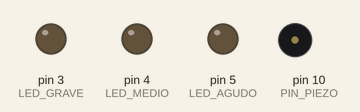
Simulated run of this sketch. Board: Arduino Nano, built with avr-gcc and run on an emulated ATmega328P. On the bench: output pins drawn as LEDs (lit = HIGH), buzzer (waves = sounding).

Above: at 0.1 s.
At 0.58 s:
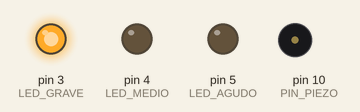
At 0.93 s:
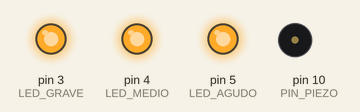
At 18.2 s:
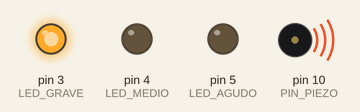
At 26.2 s:
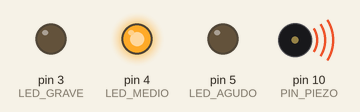
At 31.7 s:
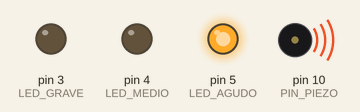
Timing chart, 0 to 40.0 s (numbered marks = the images above):
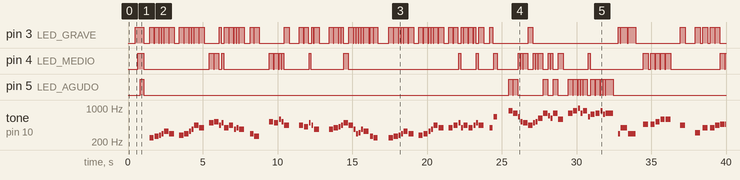

The sketch:

por_una_cabeza_8bit_leds_nano.ino
```cpp
/*
  POR UNA CABEZA - Carlos Gardel
  Adaptación monofónica 8-bit para Arduino Nano
  Generada a partir del MIDI proporcionado.

  El MIDI original contiene melodía armonizada y acompañamiento.
  Esta versión conserva la nota superior de cada acorde como
  línea melódica principal.

  CONEXIONES
  ------------------------------------------------------------
  Piezo pasivo:
    D10 -> resistencia de 100 a 220 ohm -> positivo
    GND -> negativo

  LED grave:
    D3 -> resistencia de 220 a 330 ohm -> ánodo
    cátodo -> GND

  LED medio:
    D4 -> resistencia de 220 a 330 ohm -> ánodo
    cátodo -> GND

  LED agudo:
    D5 -> resistencia de 220 a 330 ohm -> ánodo
    cátodo -> GND

  RANGOS VISUALES
  ------------------------------------------------------------
  Grave: menor que LA#4
  Medio: LA#4 hasta FA#5
  Agudo: SOL5 en adelante

  DURACIÓN APROXIMADA
  ------------------------------------------------------------
  140.0 segundos.

  Se reproduce una vez al encender o presionar RESET.
*/

#include <Arduino.h>
#include <avr/pgmspace.h>

const uint8_t PIN_PIEZO = 10;
const uint8_t LED_GRAVE = 3;
const uint8_t LED_MEDIO = 4;
const uint8_t LED_AGUDO = 5;

// Permite ajustar la velocidad global.
// 100 = velocidad original.
// 110 = 10 % más rápido.
// 90  = 10 % más lento.
const uint16_t VELOCIDAD_PORCENTAJE = 100;

// Límites MIDI elegidos para repartir visualmente los tres LEDs.
const uint8_t LIMITE_MEDIO = 70;  // LA#4
const uint8_t LIMITE_AGUDO = 78;  // FA#5 / SOL5

struct Evento {
  uint8_t notaMidi;
  uint16_t duracionSonido;
  uint16_t duracionPausa;
};

#define E(nota, sonido, pausa) {nota, sonido, pausa}

const Evento POR_UNA_CABEZA[] PROGMEM = {
  E(59, 280, 53),
  E(60, 280, 53),
  E(61, 130, 37),
  E(62, 130, 37),
  E(64, 280, 53),
  E(62, 333, 334),
  E(61, 280, 53),
  E(62, 280, 53),
  E(64, 130, 37),
  E(66, 130, 37),
  E(69, 280, 53),
  E(67, 333, 334),
  E(71, 280, 53),
  E(72, 280, 53),
  E(69, 130, 37),
  E(71, 130, 37),
  E(67, 280, 53),
  E(69, 280, 53),
  E(66, 130, 37),
  E(67, 130, 37),
  E(66, 333, 417),
  E(62, 210, 40),
  E(60, 333, 667),
  E(72, 280, 53),
  E(71, 280, 53),
  E(74, 130, 37),
  E(72, 130, 37),
  E(69, 333, 667),
  E(69, 280, 53),
  E(68, 280, 53),
  E(71, 130, 37),
  E(69, 130, 37),
  E(66, 333, 667),
  E(66, 280, 53),
  E(67, 280, 53),
  E(68, 130, 37),
  E(69, 130, 37),
  E(71, 280, 53),
  E(69, 280, 53),
  E(66, 130, 37),
  E(62, 130, 37),
  E(63, 130, 37),
  E(66, 130, 37),
  E(64, 333, 84),
  E(60, 210, 40),
  E(59, 250, 750),
  E(59, 280, 53),
  E(60, 280, 53),
  E(61, 130, 37),
  E(62, 130, 37),
  E(64, 280, 53),
  E(62, 333, 334),
  E(61, 280, 53),
  E(62, 280, 53),
  E(64, 130, 37),
  E(66, 130, 37),
  E(69, 280, 53),
  E(67, 333, 334),
  E(67, 280, 53),
  E(69, 280, 53),
  E(71, 130, 37),
  E(67, 130, 37),
  E(69, 280, 53),
  E(67, 280, 53),
  E(69, 130, 37),
  E(71, 130, 37),
  E(69, 333, 417),
  E(67, 210, 40),
  E(76, 250, 750),
  E(81, 280, 53),
  E(79, 280, 53),
  E(76, 130, 37),
  E(72, 130, 37),
  E(71, 280, 53),
  E(69, 280, 53),
  E(71, 130, 37),
  E(72, 130, 37),
  E(75, 280, 53),
  E(79, 280, 53),
  E(77, 130, 37),
  E(75, 130, 37),
  E(79, 280, 53),
  E(74, 333, 334),
  E(79, 280, 53),
  E(81, 280, 53),
  E(83, 130, 37),
  E(79, 130, 37),
  E(81, 280, 53),
  E(76, 130, 37),
  E(78, 280, 53),
  E(79, 280, 53),
  E(81, 130, 37),
  E(78, 130, 37),
  E(79, 500, 333),
  E(62, 130, 37),
  E(67, 450, 50),
  E(62, 500, 500),
  E(70, 333, 167),
  E(70, 280, 53),
  E(72, 280, 53),
  E(74, 280, 53),
  E(74, 333, 667),
  E(69, 333, 667),
  E(63, 333, 167),
  E(67, 333, 167),
  E(67, 280, 53),
  E(69, 280, 53),
  E(70, 280, 53),
  E(70, 333, 667),
  E(65, 333, 1167),
  E(63, 333, 167),
  E(63, 280, 53),
  E(65, 280, 53),
  E(67, 280, 53),
  E(67, 333, 667),
  E(67, 280, 53),
  E(69, 280, 53),
  E(70, 130, 37),
  E(67, 130, 37),
  E(69, 333, 667),
  E(67, 280, 53),
  E(69, 280, 53),
  E(70, 130, 37),
  E(67, 130, 37),
  E(70, 333, 667),
  E(69, 333, 1167),
  E(82, 333, 167),
  E(82, 280, 53),
  E(84, 280, 53),
  E(86, 280, 53),
  E(86, 333, 667),
  E(81, 333, 1167),
  E(79, 333, 167),
  E(79, 280, 53),
  E(81, 280, 53),
  E(82, 280, 53),
  E(82, 333, 667),
  E(77, 333, 1167),
  E(75, 333, 167),
  E(75, 280, 53),
  E(77, 280, 53),
  E(79, 280, 53),
  E(79, 333, 667),
  E(79, 280, 53),
  E(81, 280, 53),
  E(82, 130, 37),
  E(79, 130, 37),
  E(81, 333, 500),
  E(76, 130, 37),
  E(78, 280, 53),
  E(79, 280, 53),
  E(81, 130, 37),
  E(78, 130, 37),
  E(79, 333, 1167),
  E(71, 280, 53),
  E(72, 280, 53),
  E(73, 130, 37),
  E(74, 130, 37),
  E(76, 280, 53),
  E(74, 333, 334),
  E(73, 280, 53),
  E(74, 280, 53),
  E(76, 130, 37),
  E(78, 130, 37),
  E(81, 280, 53),
  E(79, 333, 334),
  E(83, 280, 53),
  E(84, 280, 53),
  E(81, 130, 37),
  E(83, 130, 37),
  E(79, 280, 53),
  E(81, 280, 53),
  E(78, 130, 37),
  E(79, 130, 37),
  E(78, 333, 417),
  E(74, 210, 40),
  E(72, 333, 667),
  E(84, 280, 53),
  E(83, 280, 53),
  E(86, 130, 37),
  E(84, 130, 37),
  E(81, 333, 667),
  E(81, 280, 53),
  E(80, 280, 53),
  E(83, 130, 37),
  E(81, 130, 37),
  E(78, 333, 667),
  E(78, 280, 53),
  E(79, 280, 53),
  E(80, 130, 37),
  E(81, 130, 37),
  E(83, 280, 53),
  E(81, 280, 53),
  E(78, 130, 37),
  E(74, 130, 37),
  E(75, 130, 37),
  E(78, 130, 37),
  E(76, 333, 84),
  E(72, 210, 40),
  E(71, 250, 750),
  E(71, 280, 53),
  E(72, 280, 53),
  E(73, 130, 37),
  E(74, 130, 37),
  E(76, 280, 53),
  E(74, 333, 334),
  E(73, 280, 53),
  E(74, 280, 53),
  E(76, 130, 37),
  E(78, 130, 37),
  E(81, 280, 53),
  E(79, 333, 334),
  E(79, 280, 53),
  E(81, 280, 53),
  E(83, 130, 37),
  E(79, 130, 37),
  E(81, 280, 53),
  E(79, 280, 53),
  E(81, 130, 37),
  E(83, 130, 37),
  E(81, 333, 417),
  E(79, 210, 40),
  E(88, 250, 750),
  E(81, 280, 53),
  E(79, 280, 53),
  E(76, 130, 37),
  E(72, 130, 37),
  E(71, 280, 53),
  E(69, 280, 53),
  E(71, 130, 37),
  E(72, 130, 37),
  E(75, 280, 53),
  E(79, 280, 53),
  E(77, 130, 37),
  E(75, 130, 37),
  E(79, 280, 53),
  E(74, 333, 334),
  E(79, 280, 53),
  E(81, 280, 53),
  E(83, 130, 37),
  E(79, 130, 37),
  E(81, 280, 53),
  E(76, 130, 37),
  E(78, 280, 53),
  E(79, 280, 53),
  E(81, 130, 37),
  E(78, 130, 37),
  E(79, 500, 333),
  E(62, 130, 37),
  E(67, 450, 50),
  E(62, 500, 500),
  E(70, 333, 167),
  E(70, 280, 53),
  E(72, 280, 53),
  E(74, 280, 53),
  E(74, 333, 667),
  E(69, 333, 667),
  E(63, 333, 167),
  E(67, 333, 167),
  E(67, 280, 53),
  E(69, 280, 53),
  E(70, 280, 53),
  E(70, 333, 667),
  E(65, 333, 1167),
  E(63, 333, 167),
  E(63, 280, 53),
  E(65, 280, 53),
  E(67, 280, 53),
  E(67, 333, 667),
  E(67, 280, 53),
  E(69, 280, 53),
  E(70, 130, 37),
  E(67, 130, 37),
  E(69, 333, 667),
  E(67, 280, 53),
  E(69, 280, 53),
  E(70, 130, 37),
  E(67, 130, 37),
  E(70, 333, 667),
  E(69, 333, 1167),
  E(82, 333, 167),
  E(82, 280, 53),
  E(84, 280, 53),
  E(86, 280, 53),
  E(86, 333, 667),
  E(81, 333, 1167),
  E(79, 333, 167),
  E(79, 280, 53),
  E(81, 280, 53),
  E(82, 280, 53),
  E(82, 333, 667),
  E(77, 333, 1167),
  E(75, 333, 167),
  E(75, 280, 53),
  E(77, 280, 53),
  E(79, 280, 53),
  E(79, 333, 667),
  E(79, 280, 53),
  E(81, 280, 53),
  E(82, 130, 37),
  E(79, 130, 37),
  E(81, 333, 500),
  E(76, 130, 37),
  E(78, 280, 53),
  E(79, 280, 53),
  E(81, 130, 37),
  E(78, 667, 1000),
  E(58, 130, 37),
  E(60, 130, 37),
  E(61, 130, 37),
  E(62, 130, 37),
  E(63, 130, 37),
  E(62, 130, 37),
  E(61, 130, 37),
  E(62, 130, 37),
  E(69, 130, 37),
  E(67, 130, 37),
  E(66, 130, 37),
  E(67, 130, 37),
  E(72, 130, 37),
  E(70, 130, 37),
  E(69, 130, 37),
  E(70, 130, 37),
  E(75, 130, 37),
  E(74, 130, 37),
  E(73, 130, 37),
  E(74, 280, 53),
  E(79, 333, 667),
  E(86, 450, 50),
  E(91, 6650, 350),
};

const uint16_t CANTIDAD_EVENTOS =
  sizeof(POR_UNA_CABEZA) / sizeof(POR_UNA_CABEZA[0]);

void apagarLeds() {
  digitalWrite(LED_GRAVE, LOW);
  digitalWrite(LED_MEDIO, LOW);
  digitalWrite(LED_AGUDO, LOW);
}

void encenderLedSegunNota(uint8_t notaMidi) {
  apagarLeds();

  if (notaMidi < LIMITE_MEDIO) {
    digitalWrite(LED_GRAVE, HIGH);
  }
  else if (notaMidi < LIMITE_AGUDO) {
    digitalWrite(LED_MEDIO, HIGH);
  }
  else {
    digitalWrite(LED_AGUDO, HIGH);
  }
}

uint16_t frecuenciaDesdeMidi(uint8_t notaMidi) {
  /*
    Tabla de frecuencias para las notas MIDI 58 a 91,
    rango utilizado por esta melodía.
  */
  static const uint16_t FRECUENCIAS[] PROGMEM = {
     233,  247,  262,  277,  294,  311,  330,  349,
     370,  392,  415,  440,  466,  494,  523,  554,
     587,  622,  659,  698,  740,  784,  831,  880,
     932,  988, 1047, 1109, 1175, 1245, 1319, 1397,
    1480, 1568
  };

  if (notaMidi < 58 || notaMidi > 91) {
    return 440;
  }

  return pgm_read_word(&FRECUENCIAS[notaMidi - 58]);
}

uint16_t ajustarDuracion(uint16_t duracion) {
  return (uint32_t)duracion * 100UL / VELOCIDAD_PORCENTAJE;
}

void reproducirEvento(const Evento &evento) {
  const uint16_t frecuencia =
    frecuenciaDesdeMidi(evento.notaMidi);

  const uint16_t sonido =
    ajustarDuracion(evento.duracionSonido);

  const uint16_t pausa =
    ajustarDuracion(evento.duracionPausa);

  encenderLedSegunNota(evento.notaMidi);
  tone(PIN_PIEZO, frecuencia);

  delay(sonido);

  noTone(PIN_PIEZO);
  apagarLeds();

  if (pausa > 0) {
    delay(pausa);
  }
}

void reproducirPorUnaCabeza() {
  for (uint16_t i = 0; i < CANTIDAD_EVENTOS; i++) {
    Evento evento;

    memcpy_P(
      &evento,
      &POR_UNA_CABEZA[i],
      sizeof(Evento)
    );

    reproducirEvento(evento);
  }

  noTone(PIN_PIEZO);
  apagarLeds();
}

void animacionInicial() {
  digitalWrite(LED_GRAVE, HIGH);
  delay(160);

  digitalWrite(LED_MEDIO, HIGH);
  delay(160);

  digitalWrite(LED_AGUDO, HIGH);
  delay(220);

  apagarLeds();
  delay(400);
}

void animacionFinal() {
  for (uint8_t i = 0; i < 3; i++) {
    digitalWrite(LED_GRAVE, HIGH);
    digitalWrite(LED_MEDIO, HIGH);
    digitalWrite(LED_AGUDO, HIGH);

    delay(160);

    apagarLeds();
    delay(160);
  }
}

void setup() {
  pinMode(PIN_PIEZO, OUTPUT);

  pinMode(LED_GRAVE, OUTPUT);
  pinMode(LED_MEDIO, OUTPUT);
  pinMode(LED_AGUDO, OUTPUT);

  noTone(PIN_PIEZO);
  apagarLeds();

  delay(500);

  animacionInicial();
  reproducirPorUnaCabeza();
  animacionFinal();
}

void loop() {
  // Presionar RESET para volver a reproducir.
}
```

Measured:
- by itself, tone on pin 10 (PIN_PIEZO): plays 247 Hz for 0.28 s, 262 Hz for 0.28 s, 277 Hz for 0.13 s, 294 Hz for 0.13 s, 330 Hz for 0.28 s, 294 Hz for 0.33 s … (109 notes in this stretch)
